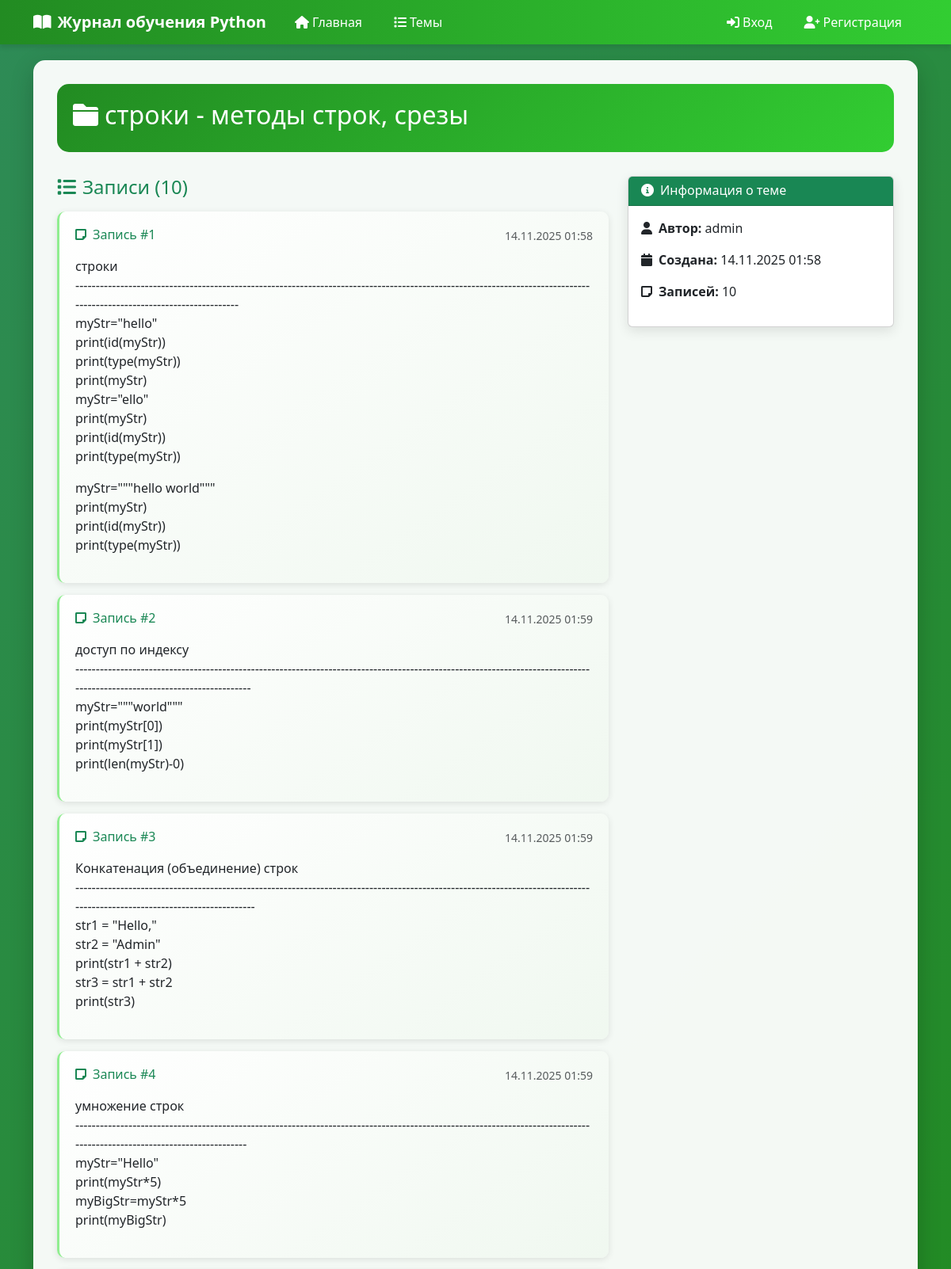
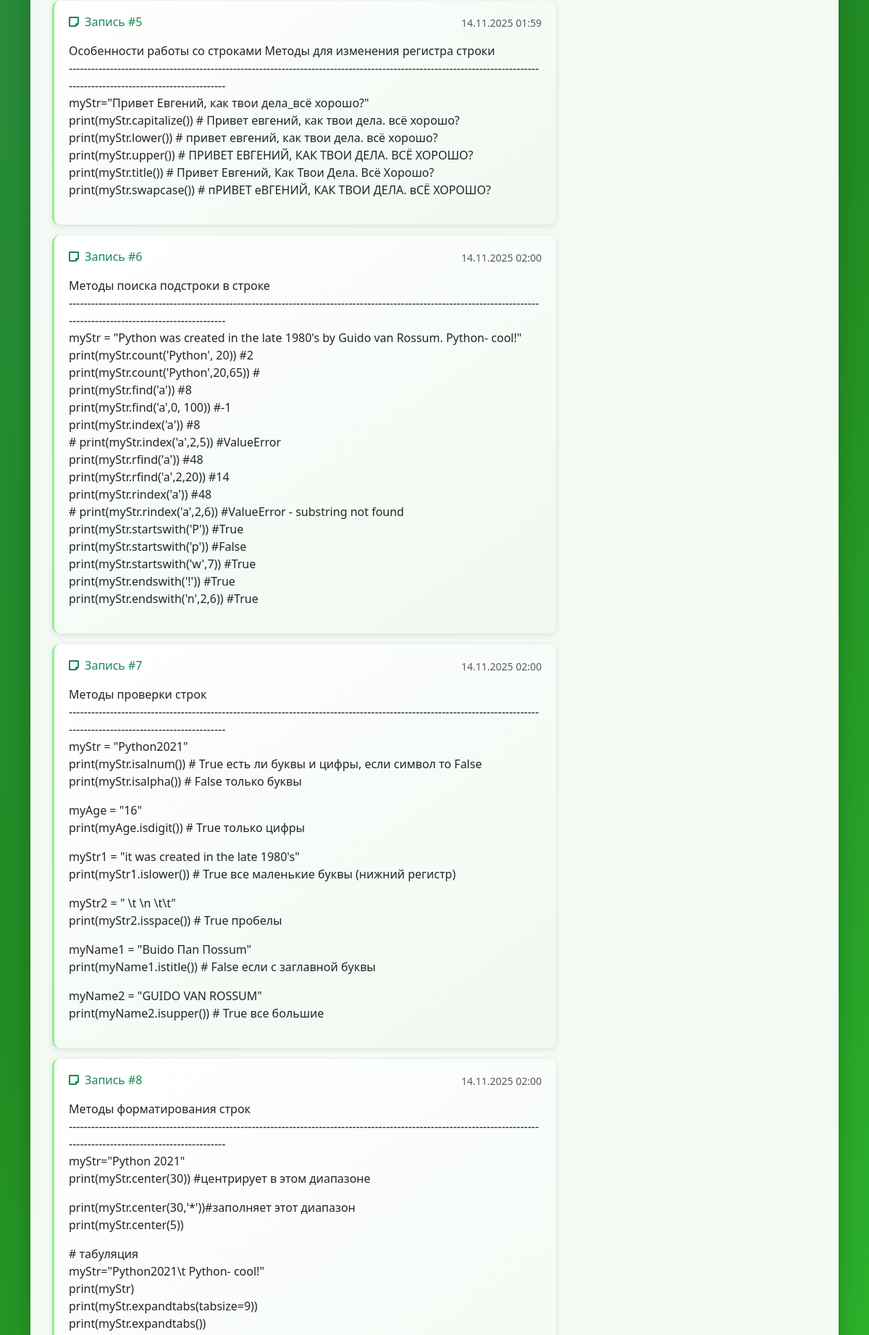
Screenshot of /topics/7/ (upper part) with the database file from the repository (2 pictures, top to bottom).
### journal/models.py (models this page shows, shortened)
class Topic(models.Model):
    text = models.CharField(max_length=200)
    date_added = models.DateTimeField(auto_now_add=True)
    owner = models.ForeignKey(User, on_delete=models.CASCADE)

class Entry(models.Model):
    topic = models.ForeignKey(Topic, on_delete=models.CASCADE)
    text = models.TextField()
    date_added = models.DateTimeField(auto_now_add=True)
    class Meta:
        verbose_name_plural = 'entries'

### journal/views.py (the view)
# urls.py: path('topics/<int:topic_id>/', views.topic, name='topic'),
def topic(request, topic_id):
    topic = Topic.objects.get(id=topic_id)
    entries = topic.entry_set.order_by('date_added')
    context = {'topic':topic, 'entries':entries}
    return render(request, 'journal/topic.html', context)

### templates/journal/topic.html (shortened to what this page needs)
{% extends "base.html" %}
{% block content %}
<div class="page-header">
    <h2><i class="fas fa-folder me-2"></i>{{ topic.text }}</h2>
</div>
<div class="row">
    <div class="col-md-8">
        {% if entries %}
        <h4 class="text-success mb-3">
            <i class="fas fa-list me-2"></i>Записи ({{ entries.count }})
        </h4>
        {% for entry in entries %}
        <div class="entry-item">
            <div class="d-flex justify-content-between align-items-start mb-2">
                <h6 class="text-success mb-0">
                    <i class="fas fa-sticky-note me-2"></i>Запись #{{ forloop.counter }}
                </h6>
                <small class="text-muted">{{ entry.date_added|date:"d.m.Y H:i" }}</small>
            </div>
            <p class="mb-3">{{ entry.text|linebreaks }}</p>
        </div>
        {% endfor %}
        {% endif %}
    </div>
    <div class="col-md-4">
        <div class="card">
            <div class="card-header bg-success text-white">
                <h6 class="mb-0"><i class="fas fa-info-circle me-2"></i>Информация о теме</h6>
            </div>
            <div class="card-body">
                <p><strong><i class="fas fa-user me-2"></i>Автор:</strong> {{ topic.owner.username }}</p>
                <p><strong><i class="fas fa-calendar me-2"></i>Создана:</strong> {{ topic.date_added|date:"d.m.Y H:i" }}</p>
                <p><strong><i class="fas fa-sticky-note me-2"></i>Записей:</strong> {{ entries.count }}</p>
            </div>
        </div>
    </div>
</div>
{% endblock %}

### static/style.css (style rules this page uses)
body { background: linear-gradient(135deg, #2e8b57 0%, #228b22 50%, #32cd32 100%); min-height: 100vh; font-family: 'Arial', sans-serif; }
.card { border: none; border-radius: 15px; box-shadow: 0 5px 15px rgba(0, 0, 0, 0.1); margin-bottom: 20px; transition: transform 0.3s ease; }
.text-success { color: #228b22 !important; }
.page-header { background: linear-gradient(135deg, #228b22 0%, #32cd32 100%); color: white; border-radius: 15px; padding: 20px; margin-bottom: 30px; }
.entry-item { background: linear-gradient(145deg, #ffffff 0%, #f0f8f0 100%); border-radius: 10px; padding: 20px; margin-bottom: 15px; border-left: 3px solid #90ee90; box-shadow: 0 2px 8px rgba(0, 0, 0, 0.1); transition: all 0.3s ease; }

### rows the page displays
Topic: text "строки - методы строк, срезы", owner.username "admin", date_added "14.11.2025 01:58"
Entry: date_added "14.11.2025 01:58", text "строки ---------------------------------------------------------------------------------------------------------------------------------------------------------------------- myStr=\"hello\" print(id(myStr)) print(type(myStr)) print(myStr) myStr=\"ello\" print(myStr) print(id(myStr)) print(type(myStr)) myStr=\"\"\"hello world\"\"\" print(myStr) print(id(myStr)) print(type(myStr))"
Entry: date_added "14.11.2025 01:59", text "доступ по индексу ------------------------------------------------------------------------------------------------------------------------------------------------------------------------- myStr=\"\"\"world\"\"\" print(myStr[0]) print(myStr[1]) print(len(myStr)-0)"
Entry: date_added "14.11.2025 01:59", text "Конкатенация (объединение) строк -------------------------------------------------------------------------------------------------------------------------------------------------------------------------- str1 = \"Hello,\" str2 = \"Admin\" print(str1 + str2) str3 = str1 + str2 print(str3)"
Entry: date_added "14.11.2025 01:59", text "умножение строк ------------------------------------------------------------------------------------------------------------------------------------------------------------------------ myStr=\"Hello\" print(myStr*5) myBigStr=myStr*5 print(myBigStr)"
Entry: date_added "14.11.2025 01:59", text "Особенности работы со строками Методы для изменения регистра строки ------------------------------------------------------------------------------------------------------------------------------------------------------------------------ myStr=\"Привет Евгений, как твои дела_всё хорошо?\" print(myStr.capitalize()) # Привет евгений, как твои дела. всё хорошо? print(myStr.lower()) # привет евгений, как твои дела. всё хорошо? print(myStr.upper()) # ПРИВЕТ ЕВГЕНИЙ, КАК ТВОИ ДЕЛА. ВСЁ ХОРОШО? print(myStr.title()) # Привет Евгений, Как Твои Дела. Всё Хорошо? print(myStr.swapcase()) # пРИВЕТ еВГЕНИЙ, КАК ТВОИ ДЕЛА. вСЁ ХОРОШО?"
Entry: date_added "14.11.2025 02:00", text "Методы поиска подстроки в строке ------------------------------------------------------------------------------------------------------------------------------------------------------------------------ myStr = \"Python was created in the late 1980's by Guido van Rossum. Python- cool!\" print(myStr.count('Python', 20)) #2 print(myStr.count('Python',20,65)) # print(myStr.find('a')) #8 print(myStr.find('a',0, 100)) #-1 print(myStr.index('a')) #8 # print(myStr.index('a',2,5)) #ValueError print(myStr.rfind('a')) #48 print(myStr.rfind('a',2,20)) #14 print(myStr.rindex('a')) #48 # print(myStr.rindex('a',2,6)) #ValueError - substring not found print(myStr.startswith('P')) #True…"
Entry: date_added "14.11.2025 02:00", text "Методы проверки строк ------------------------------------------------------------------------------------------------------------------------------------------------------------------------ myStr = \"Python2021\" print(myStr.isalnum()) # True есть ли буквы и цифры, если символ то False print(myStr.isalpha()) # False только буквы myAge = \"16\" print(myAge.isdigit()) # True только цифры myStr1 = \"it was created in the late 1980's\" print(myStr1.islower()) # True все маленькие буквы (нижний регистр) myStr2 = \" \\t \\n \\t\\t\" print(myStr2.isspace()) # True пробелы myName1 = \"Вuido Пan Пossum\" print(myName1.istitle()) # False если с заглавной буквы myName2 = \"GUIDO VAN ROSSUM\" print(myName2.isupper())…"
Entry: date_added "14.11.2025 02:00", text "Методы форматирования строк ------------------------------------------------------------------------------------------------------------------------------------------------------------------------ myStr=\"Python 2021\" print(myStr.center(30)) #центрирует в этом диапазоне print(myStr.center(30,'*'))#заполняет этот диапазон print(myStr.center(5)) # табуляция myStr=\"Python2021\\t Python- cool!\" print(myStr) print(myStr.expandtabs(tabsize=9)) print(myStr.expandtabs())"

### other values shown
{{ entries.count }} "10"
